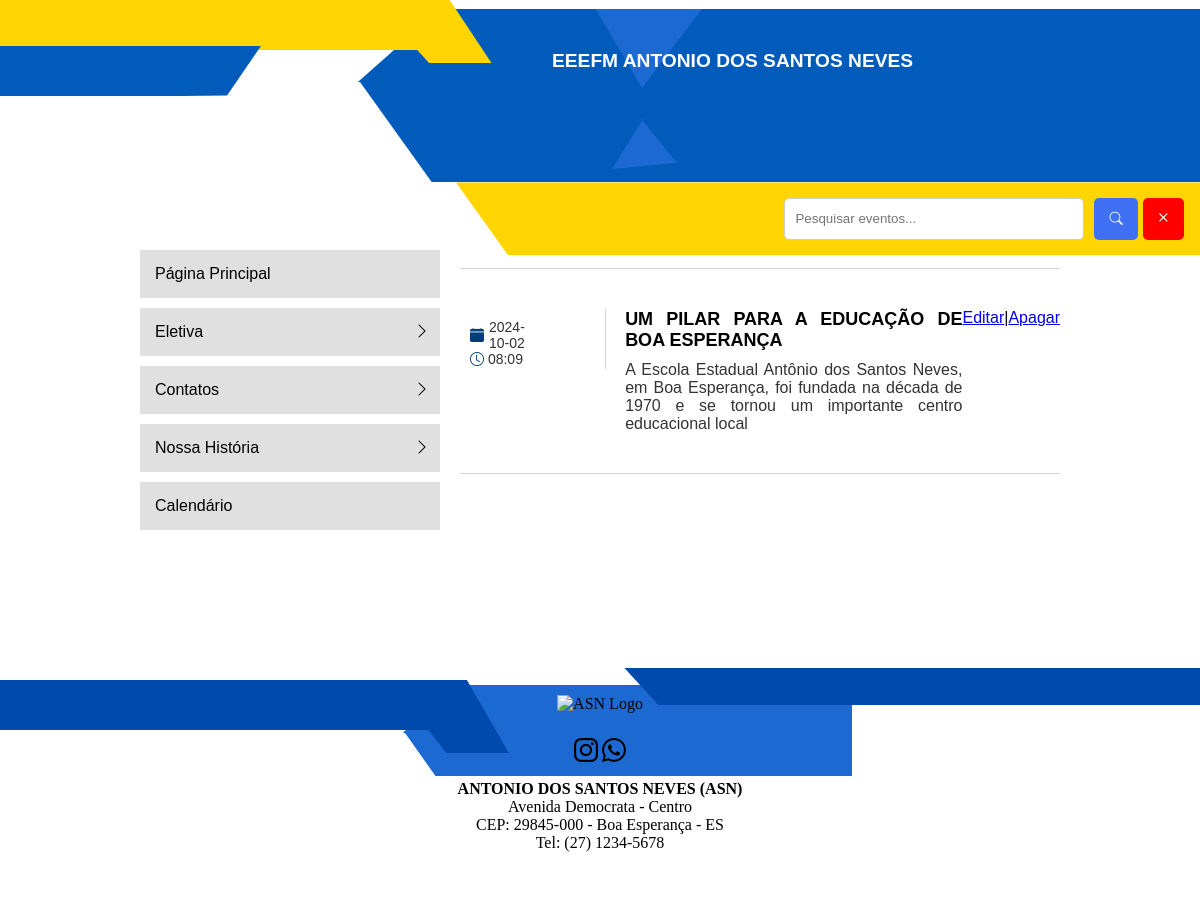
Before: /lista_eventos/ with the older database file.
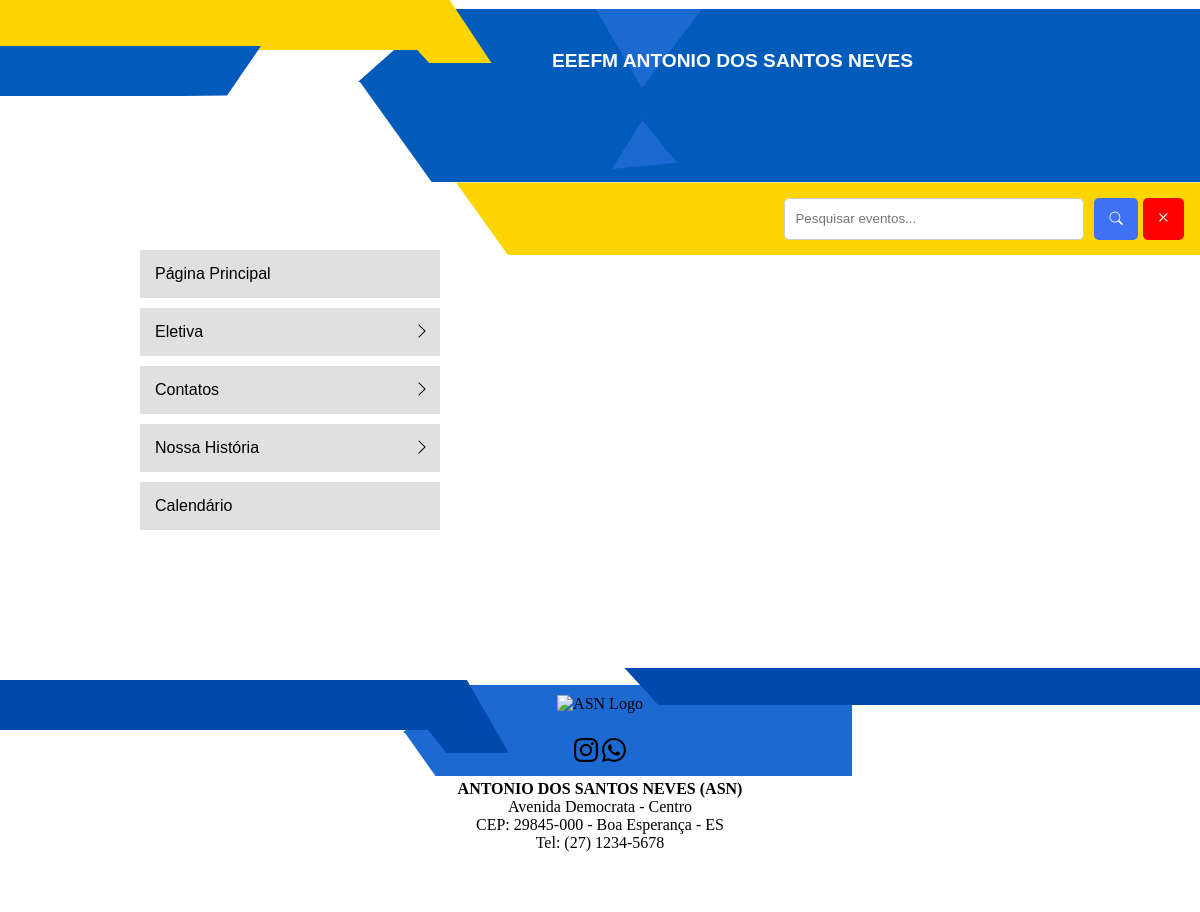
After: the same page with the newer database file.
### aplicacao/models.py (models this page shows, shortened)
class Evento(models.Model):
    nome = models.CharField(max_length=100)
    descricao = models.TextField()
    data = models.TextField(null=True)
    hora = models.TimeField()

### aplicacao/views.py (the view)
# urls.py: path('lista_eventos/', listar_eventos, name='listar_eventos'),
def listar_eventos(request):
    eventos = Evento.objects.all()
    return render(request, 'listar_eventos.html', {'eventos': eventos})

### aplicacao/templates/listar_eventos.html (shortened to what this page needs)
<!DOCTYPE html>
<html lang="pt-BR">
<head>
   <link rel="stylesheet" href="https://cdn.jsdelivr.net/npm/bootstrap-icons@1.11.3/font/bootstrap-icons.min.css">
</head>
<body>
   <header class="topo">
       <div class="secondary-bar secondary-bar-top">
           <div class="parallelogram parallelogram-1"></div>
       </div>
       <div class="blue-1"></div>
       <div class="triangulo"></div>
       <div class="triangulo-2"></div>
       <h1 class="topo-asn">EEEFM ANTONIO DOS SANTOS NEVES</h1>
       <div class="blue-2"></div>
       <div class="yellow-section">
           <div class="search-container">
               <input type="text" placeholder="Pesquisar eventos..." class="search-input" id="searchInput">
               <button class="search-button" id="searchButton"><i class="bi bi-search"></i></button>
           <button class="clear-button" id="clearButton"><i class="bi bi-x"></i></button>
           </div>
       </div>
   </header>
<div class="main-container">
   <div class="menu">
       <div class="menu-item">
           <button class="menu-button">Página Principal</button>
       </div>
       <div class="menu-item">
           <button class="menu-button" onclick="toggleSubmenu('institucional-submenu', this)">Eletiva
               <span class="arrow"><i class="bi bi-chevron-right"></i></span>
           </button>
       </div>
       <div class="menu-item">
           <button class="menu-button" onclick="toggleSubmenu('contatos-submenu', this)">Contatos
               <span class="arrow"><i class="bi bi-chevron-right"></i></span>
           </button>
       </div>
       <div class="menu-item">
           <button class="menu-button" onclick="toggleSubmenu('legislacao-submenu', this)">Nossa História
               <span class="arrow"><i class="bi bi-chevron-right"></i></span>
           </button>
       </div>
       <div class="menu-item">
           <button class="menu-button">Calendário</button>
       </div>
   </div>
   <div class="event-list">
	{% for evento in eventos %}
       <div class="event">
           <div class="event-datetime">
               <div>
                   <span class="date"><i class="bi bi-calendar-fill"></i>{{ evento.data }}</span>
               </div>
               <div>
                   <span class="icon"><i class="bi bi-clock"></i></span>
                   <span class="time">{{ evento.hora }}</span>
               </div>
           </div>
           <div>
               <div class="event-title">{{ evento.nome }}</div>
               <div class="event-description">{{ evento.descricao }}</div>
           </div>
	<a href="{% url 'editar_evento' evento.id %}">Editar</a> |
     <a href="{% url 'apagar_evento' evento.id %}">Apagar</a>
       </div>
	 {% endfor %}
         </div>
</div>
   <footer class="custom-footer bg-body-tertiary text-center text-lg-start">
       <div class="secondary-bar-rodape">
           <div class="parallelogram-rodape"></div>
       </div>
       <div class="blue-2-footer" ></div>
           <div class="blue-footer" ></div>
       <div class="yellow-section-footer"></div>
       <div class="footer-bar">
           <div class="footer-container">
               <div class="footer-logo">
                   <img src="https://images.sympla.com.br/65087b3baa195-lg.png" alt="ASN Logo" style="width: 8%;" />
               </div>
               <div class="footer-social">
                   <a href="#"><i class="bi bi-instagram" id="instagram"></i></a>
                   <a href="#"><i class="bi bi-whatsapp" id="whatsapp"></i></a>
               </div>
               <div class="footer-info">
                   <p><strong>ANTONIO DOS SANTOS NEVES (ASN)</strong></p>
                   <p>Avenida Democrata - Centro</p>
                   <p>CEP: 29845-000 - Boa Esperança - ES</p>
                   <p>Tel: (27) 1234-5678</p>
               </div>
           </div>
       </div>
    </footer>
</body>
</html>

Changed rows visible on the page:
removed Evento: data "2024-10-02", hora "08:09", nome "UM PILAR PARA A EDUCAÇÃO DE BOA ESPERANÇA", descricao "A Escola Estadual Antônio dos Santos Neves, em Boa Esperança, foi fundada na década de 1970 e se tornou um importante centro educacional local"
